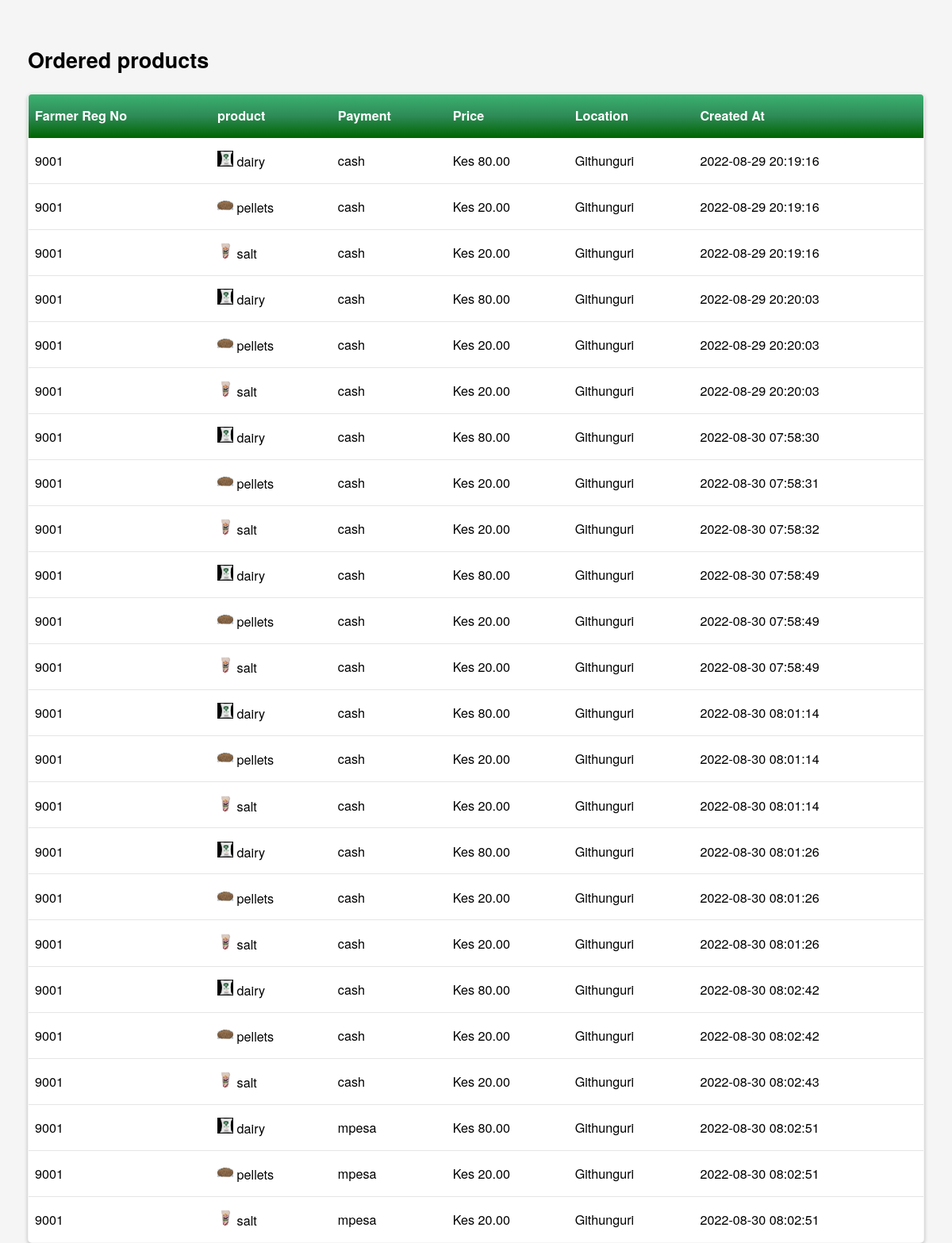
The page /staff/view_products.php?id=9001 on the database its author committed.
### tables this page shows
CREATE TABLE `orders` (
  `id` int(11) NOT NULL,
  `FarmerReg_No` int(11) NOT NULL,
  `name` varchar(255) NOT NULL,
  `price` decimal(65,2) NOT NULL,
  `created_at` timestamp NOT NULL DEFAULT current_timestamp(),
  `update_at` timestamp NOT NULL DEFAULT current_timestamp(),
  `FarmerLocation` varchar(255) NOT NULL,
  `src` varchar(255) NOT NULL,
  `payment` varchar(255) NOT NULL
);

### staff/view_products.php (the view, shortened to what this page needs)
<!DOCTYPE html>
<html lang="en">
<head>
    <link rel="stylesheet"
          href="report.css">
</head>
<body>
<?php
require_once "config.php";
$id=$_GET['id'];
$sql = "SELECT * FROM orders where FarmerReg_No=$id";
$results=$db->query($sql)->fetchAll();
?>
<h2>Ordered products</h2>
<table>
    <thead>
    <tr>
        <th>Farmer Reg No</th>
        <th>product</th>
        <th>Payment</th>
        <th>Price</th>
        <th>Location</th>
        <th>Created At</th>
    </tr>
    </thead>
    <tbody>
    <?php
    foreach ($results as $row){
        $name=$row['name'];
        $id=$row['FarmerReg_No'];
        $price=$row['price'];
        $location=$row['FarmerLocation'];
        $payment=$row['payment'];
        $time=$row['created_at'];
        $src=$row['src'];
            echo "
 <tr>
 <td>$id</td>
 <td> <img alt='img' src='../$src' width='20' height='20'> $name</td>
 <td>$payment</td>
 <td>Kes $price</td>
 <td>$location</td>
 <td>$time</td>
 </tr>
        ";
    }
    ?>
    </tbody>
</table>
</body>
</html>

### staff/report.css (style rules this page uses)
body { padding:1.5em; background: #f5f5f5; font-family: "Helvetica Neue", Helvetica, Arial, sans-serif; }
table { border: 1px #a39485 solid; font-size: .9em; box-shadow: 0 2px 5px rgba(0,0,0,.25); width: 100%; border-collapse: collapse; border-radius: 5px; overflow: hidden; }
th { text-align: left; }
thead { font-weight: bold; color: #fff; background: linear-gradient(#3CB371,#2E8B57, #006400); }
td, th { padding: 1em .5em; vertical-align: middle; }
td { border-bottom: 1px solid rgba(0,0,0,.1); background: #fff; }
html, body { height: 100%; }
html { font-size: 18px; line-height: 1.4; }

### rows shown on the page
orders: FarmerReg_No "9001", src (picture), name "dairy", payment "cash", price "80.00", FarmerLocation "Githunguri", created_at "2022-08-29 20:19:16"
orders: FarmerReg_No "9001", src (picture), name "pellets", payment "cash", price "20.00", FarmerLocation "Githunguri", created_at "2022-08-29 20:19:16"
orders: FarmerReg_No "9001", src (picture), name "salt", payment "cash", price "20.00", FarmerLocation "Githunguri", created_at "2022-08-29 20:19:16"
orders: FarmerReg_No "9001", src (picture), name "dairy", payment "cash", price "80.00", FarmerLocation "Githunguri", created_at "2022-08-29 20:20:03"
orders: FarmerReg_No "9001", src (picture), name "pellets", payment "cash", price "20.00", FarmerLocation "Githunguri", created_at "2022-08-29 20:20:03"
orders: FarmerReg_No "9001", src (picture), name "salt", payment "cash", price "20.00", FarmerLocation "Githunguri", created_at "2022-08-29 20:20:03"
orders: FarmerReg_No "9001", src (picture), name "dairy", payment "cash", price "80.00", FarmerLocation "Githunguri", created_at "2022-08-30 07:58:30"
orders: FarmerReg_No "9001", src (picture), name "pellets", payment "cash", price "20.00", FarmerLocation "Githunguri", created_at "2022-08-30 07:58:31"
orders: FarmerReg_No "9001", src (picture), name "salt", payment "cash", price "20.00", FarmerLocation "Githunguri", created_at "2022-08-30 07:58:32"
orders: FarmerReg_No "9001", src (picture), name "dairy", payment "cash", price "80.00", FarmerLocation "Githunguri", created_at "2022-08-30 07:58:49"
orders: FarmerReg_No "9001", src (picture), name "pellets", payment "cash", price "20.00", FarmerLocation "Githunguri", created_at "2022-08-30 07:58:49"
orders: FarmerReg_No "9001", src (picture), name "salt", payment "cash", price "20.00", FarmerLocation "Githunguri", created_at "2022-08-30 07:58:49"
orders: FarmerReg_No "9001", src (picture), name "dairy", payment "cash", price "80.00", FarmerLocation "Githunguri", created_at "2022-08-30 08:01:14"
orders: FarmerReg_No "9001", src (picture), name "pellets", payment "cash", price "20.00", FarmerLocation "Githunguri", created_at "2022-08-30 08:01:14"
orders: FarmerReg_No "9001", src (picture), name "salt", payment "cash", price "20.00", FarmerLocation "Githunguri", created_at "2022-08-30 08:01:14"
orders: FarmerReg_No "9001", src (picture), name "dairy", payment "cash", price "80.00", FarmerLocation "Githunguri", created_at "2022-08-30 08:01:26"
orders: FarmerReg_No "9001", src (picture), name "pellets", payment "cash", price "20.00", FarmerLocation "Githunguri", created_at "2022-08-30 08:01:26"
orders: FarmerReg_No "9001", src (picture), name "salt", payment "cash", price "20.00", FarmerLocation "Githunguri", created_at "2022-08-30 08:01:26"
orders: FarmerReg_No "9001", src (picture), name "dairy", payment "cash", price "80.00", FarmerLocation "Githunguri", created_at "2022-08-30 08:02:42"
orders: FarmerReg_No "9001", src (picture), name "pellets", payment "cash", price "20.00", FarmerLocation "Githunguri", created_at "2022-08-30 08:02:42"
orders: FarmerReg_No "9001", src (picture), name "salt", payment "cash", price "20.00", FarmerLocation "Githunguri", created_at "2022-08-30 08:02:43"
orders: FarmerReg_No "9001", src (picture), name "dairy", payment "mpesa", price "80.00", FarmerLocation "Githunguri", created_at "2022-08-30 08:02:51"
orders: FarmerReg_No "9001", src (picture), name "pellets", payment "mpesa", price "20.00", FarmerLocation "Githunguri", created_at "2022-08-30 08:02:51"
orders: FarmerReg_No "9001", src (picture), name "salt", payment "mpesa", price "20.00", FarmerLocation "Githunguri", created_at "2022-08-30 08:02:51"
